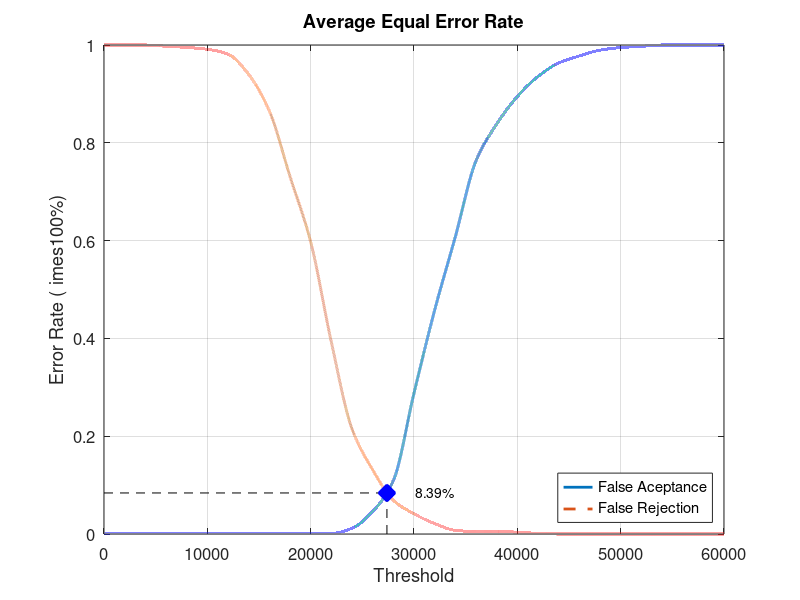
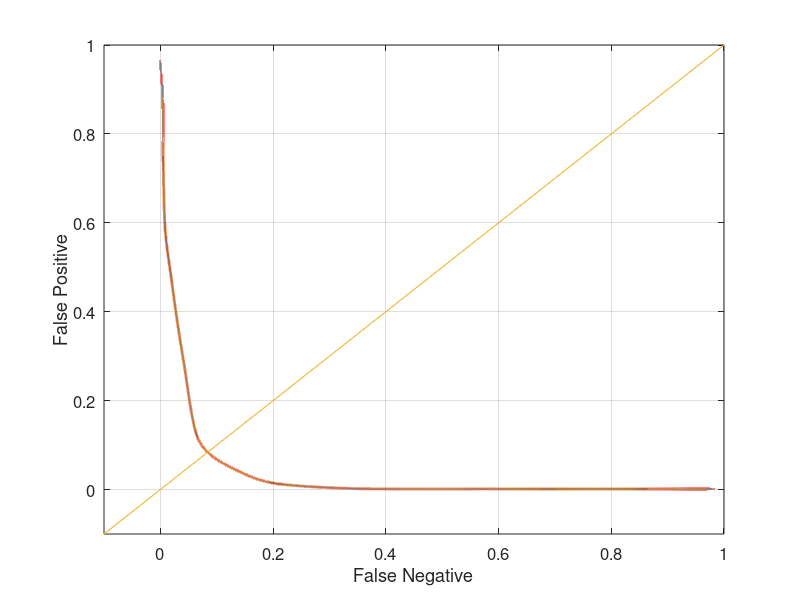

Write MATLAB code to recreate these figures, in order.
close all;
clear;
clc;
x = 0:2000:60000;
xq = 0:0.5:60000;

y0 = [0 0.00131579 0.00131579 0.00131579 0.00131579 0.00131579 0.00131579 0.00131579 0.00131579 0.00131579 0.00131579 0.00131579 0.0118421 0.0460526 0.109211 0.288158 0.457895 0.607895 0.763158 0.838158 0.894737 0.935526 0.963158 0.977632 0.989474 0.994737 0.997368 1 1 1 1]
yy0 = interp1(x, y0, xq, 'pchip');
y1 = [1 1 1 0.9975 0.995 0.99125 0.98125 0.94 0.865 0.73125 0.5975 0.3925 0.215 0.13125 0.06875 0.04125 0.02125 0.0075 0.005 0.005 0.00375 0.00125 0 0 0 0 0 0 0 0 0]
yy1 = interp1(x, y1, xq, 'pchip');

% Calculating EER: 
y2 = abs(y0 - y1);
find(y2 == min(y2))
yy2 = abs(yy0 - yy1);
xEER = find(yy2 == min(yy2));
xEERIndex = xq(xEER) % X-axis EER
yEER = yy0(xEER) % Y-axis EER

main = figure
plot(xq, yy0,'-','LineWidth', 2);	hold on
plot(xq, yy1,'--','LineWidth', 2);	hold on
plot([xEERIndex xEERIndex], [0 yEER], 'k--');	hold on
plot([0 xEERIndex], [yEER yEER], 'k--');	hold on
plot(xEERIndex, yEER, 'bx', 'LineWidth', 10);	hold on
text(xEERIndex + 10 * xEERIndex / 100, yEER, [num2str(round((10000 * yEER)) / 100) '%'])
legend('False Aceptance', 'False Rejection', 'Location', 'SouthEast')
xlabel('Threshold')
ylabel('Error Rate (	imes100%)')
title('Average Equal Error Rate')
set(gca, 'FontSize', 12)
axis([0 60000 0 1])
grid on

print(main, 'Experiment3AverageMain', '-dpng');
FNRxFPR = figure('Color', [1 1 1]);
plot(yy1, yy0, '-', yy1, yy0, 'LineWidth', 2);
hold on
y = -0.1:0.1:1
plot(y, y); 
set(gca, 'FontSize', 12)
xlabel('False Negative')
ylabel('False Positive')
axis([-0.1 1 -0.1 1])
set(gca, 'FontSize', 12)
grid on

print(FNRxFPR, 'Experiment3AverageFNRxFPR','-dpng');
